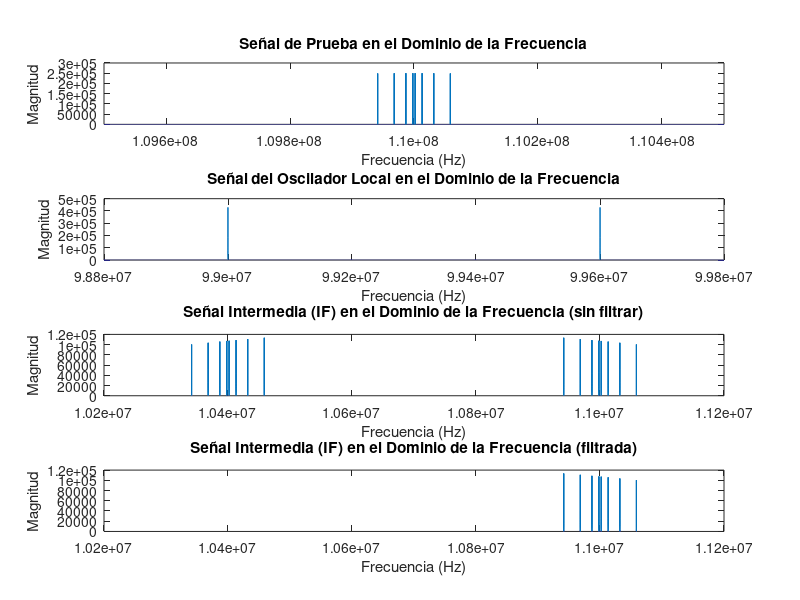

Here is the MATLAB script that generated this plot:
% Parámetros iniciales
fs = 1e6; % Frecuencia de muestreo (Hz)
t = linspace(0, 1, fs); % Vector de tiempo de 1 segundo

% Crear señal de prueba centrada en 110 MHz con componentes en frecuencias específicas
fc = 110e6; % Frecuencia central de 110 MHz
f1 = 1875; % Frecuencia de 1875 Hz
f2 = 13125; % Frecuencia de 13125 Hz
f3 = 31875; % Frecuencia de 31875 Hz
f4 = 58625; % Frecuencia de 58625 Hz

% Generar la señal de prueba (modulación de amplitud)
test_signal = cos(2 * pi * f1 * t) + cos(2 * pi * f2 * t) + cos(2 * pi * f3 * t) + cos(2 * pi * f4 * t);
FMmodulada = test_signal .* cos(2 * pi * fc * t);

% Transformar la señal de prueba al dominio de la frecuencia
FMmodulada_freq = fft(FMmodulada);
f_FMmodulada = linspace(-fs/2, fs/2, length(FMmodulada_freq)) + fc; % Ajuste para centrar en 110 MHz

% Crear oscilador local de 99.3 MHz para obtener una IF de 10.7 MHz
f_lo = 99.3e6; % Frecuencia del oscilador local
osc_lo = cos(2 * pi * f_lo * t); % Señal del oscilador local

% Transformar el oscilador local al dominio de la frecuencia
osc_lo_freq = fft(osc_lo);
f_osc_lo = linspace(-fs/2, fs/2, length(osc_lo_freq)) + f_lo;

% Mezclar la señal de prueba con el oscilador local para obtener la señal IF
IF_signal = FMmodulada .* osc_lo;

% Transformar la señal IF al dominio de la frecuencia
IF_signal_freq = fft(IF_signal);
f_IF = linspace(-fs/2, fs/2, length(IF_signal_freq)) + fc - f_lo; % Ajuste para centrar en la nueva frecuencia intermedia de 10.7 MHz

% Crear un filtro paso bajo para 10.7 MHz
cutoff_freq = 10.7e6; % Frecuencia de corte del filtro
lp_filter = abs(f_IF) <= cutoff_freq; % Crear filtro paso bajo

% Aplicar el filtro paso bajo en el dominio de la frecuencia
IF_signal_freq_filtered = IF_signal_freq .* lp_filter;

% Transformar la señal IF filtrada de vuelta al dominio del tiempo
IF_signal_filtered = ifft(IF_signal_freq_filtered);

% Graficar las señales en el dominio de la frecuencia
figure;

% Señal de Prueba en el Dominio de la Frecuencia
subplot(4,1,1);
plot(f_FMmodulada, fftshift(abs(FMmodulada_freq)));
title('Señal de Prueba en el Dominio de la Frecuencia');
xlabel('Frecuencia (Hz)');
ylabel('Magnitud');
xlim([fc - 500e3, fc + 500e3]); % Mostrar un rango más cerrado alrededor de 110 MHz para mejor visualización

% Señal del Oscilador Local en el Dominio de la Frecuencia
subplot(4,1,2);
plot(f_osc_lo, fftshift(abs(osc_lo_freq)));
title('Señal del Oscilador Local en el Dominio de la Frecuencia');
xlabel('Frecuencia (Hz)');
ylabel('Magnitud');
xlim([f_lo - 500e3, f_lo + 500e3]); % Mostrar un rango más cerrado alrededor de 99.3 MHz para mejor visualización

% Señal IF en el Dominio de la Frecuencia (sin filtrar)
subplot(4,1,3);
plot(f_IF, fftshift(abs(IF_signal_freq)));
title('Señal Intermedia (IF) en el Dominio de la Frecuencia (sin filtrar)');
xlabel('Frecuencia (Hz)');
ylabel('Magnitud');
xlim([10.2e6, 11.2e6]); % Mostrar un rango más cerrado alrededor de 10.7 MHz para mejor visualización

% Señal IF en el Dominio de la Frecuencia (filtrada)
subplot(4,1,4);
plot(f_IF, fftshift(abs(IF_signal_freq_filtered)));
title('Señal Intermedia (IF) en el Dominio de la Frecuencia (filtrada)');
xlabel('Frecuencia (Hz)');
ylabel('Magnitud');
xlim([10.2e6, 11.2e6]); % Mostrar un rango más cerrado alrededor de 10.7 MHz para mejor visualización

% Verificaciones adicionales
disp('Información de la señal de prueba:');
disp(['Longitud: ', num2str(length(FMmodulada))]);
disp(['Rango de valores: ', num2str(min(FMmodulada)), ' a ', num2str(max(FMmodulada))]);

disp('Información del oscilador local:');
disp(['Longitud: ', num2str(length(osc_lo))]);
disp(['Rango de valores: ', num2str(min(osc_lo)), ' a ', num2str(max(osc_lo))]);

disp('Información de la señal IF:');
disp(['Longitud: ', num2str(length(IF_signal))]);
disp(['Rango de valores: ', num2str(min(IF_signal)), ' a ', num2str(max(IF_signal))]);

% Mostrar valores numéricos de la señal IF filtrada
%disp('Valores de la señal IF filtrada en el dominio del tiempo:');
%disp(IF_signal_filtered);

%disp('Valores de la señal IF filtrada en el dominio de la frecuencia:');
%disp(fftshift(abs(IF_signal_freq_filtered)));
